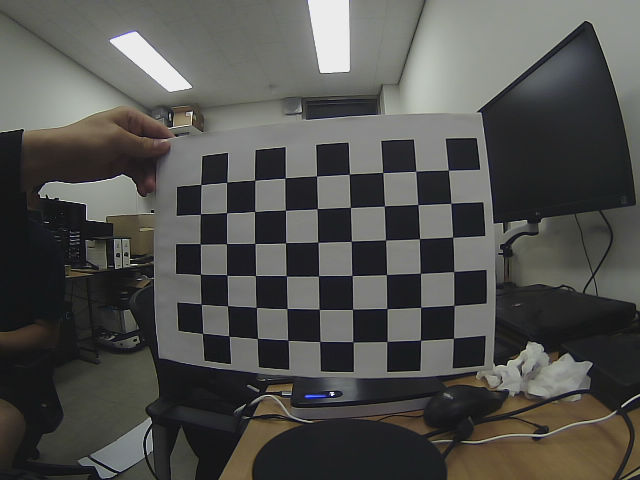
#> input picture auturbo_rookie_controller/src/Detector/utils/img/chessboard0.png, 640 x 480 px; its folder holds only this picture in this run
$ python -i LineDetector.py   (imports and definitions only)   (older library calls are emulated)
#> lines starting #> are read from the running program, lines starting #| are printed output that depends on the picture
#> further down, picture is the input picture: shape (480, 640, 3); mean B, G, R 77.8, 80.9, 80.9
### auturbo_rookie_controller/src/Detector/utils/undistort.py
import numpy as np
import cv2
import glob
import yaml
import os


def undistort_func(frame):
    filePath = __file__
    path, filename = os.path.split(filePath)
    #print("Script file path is {}, filename is {}".format(path, filename))
    yaml_path = path + "/Calibration_result.yaml"
    # load
    with open(yaml_path) as f:
        yaml_data = yaml.load(f, Loader=yaml.SafeLoader)
    #print(yaml_data)

    camera_matrix = yaml_data['Camera matrix']
    dist_str = yaml_data['Distortion coefficient']

    #print("-----------")

    mtx_list = camera_matrix.split(',')

    list_of_mtx = []

    for i in range(3):
        sub_list = []
        for j in range(3):
            #print(3*i + j)
            sub_list.append(float(mtx_list[3*i + j]))
        list_of_mtx.append(sub_list)
    mtx = np.array(list_of_mtx)

    dist_list = dist_str.split(',')

    list_of_dist = []

    for i in range(5):
        list_of_dist.append(float(dist_list[i]))
    dist = np.array([list_of_dist])

    #print(mtx)
    #print(dist)

    h, w = frame.shape[:2]
    newcameramtx, roi = cv2.getOptimalNewCameraMatrix(mtx, dist, (w, h), 0)

    dst = cv2.undistort(frame, mtx, dist, None, newcameramtx)  ## 함수를 쓴 이미지
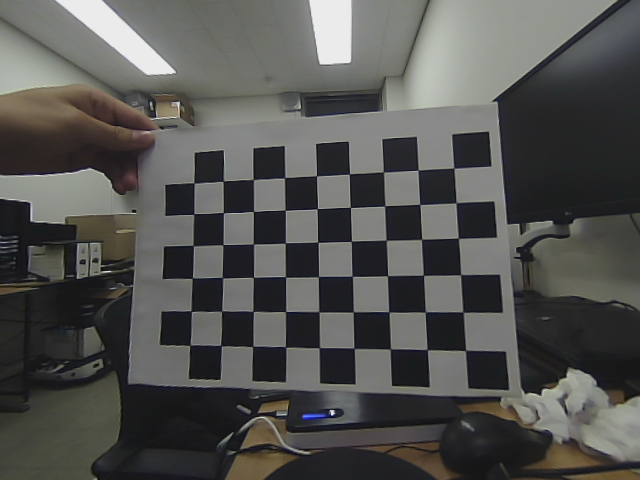
#> dst: shape (480, 640, 3); mean B, G, R 80.8, 83.2, 83

    return dst

### auturbo_rookie_controller/src/Detector/BEV.py
#! /usr/bin/env python
# -*- coding:utf-8 -*-

import cv2
import numpy as np

import rospy

from Detector.utils import undistort

def threshold_binary(img, lane_bin_th, method, thresholding_type=cv2.THRESH_BINARY, window_name="threshold", show=False):
    if method == "adaptive":
        lane = cv2.adaptiveThreshold(img, 255,cv2.ADAPTIVE_THRESH_GAUSSIAN_C, cv2.THRESH_BINARY_INV,11,9)
    elif method == "otsu":
        _, lane = cv2.threshold(img, 0, 255, thresholding_type+cv2.THRESH_OTSU)
    elif method == "basic":
        _, lane = cv2.threshold(img, lane_bin_th, 255, thresholding_type)

    if show == True:
        cv2.imshow(window_name, lane)
    return lane
class BEV(object):
    '''
    Calibrates camera images to remove distortion and transforms to bird-eye-view image
    '''
    def __init__(self, roi_height, roi_width):
        self.roi_height = roi_height  # ROI 높이 설정
        self.roi_width = roi_width  # ROI 폭 설정

        self.lane_bin_th = 120

    def __call__(self, frame):

        prev_target = 320
        frameRate = 11 #33

        frame = undistort.undistort_func(frame)
        #cv2.imshow("Undistort", frame)

        gblur_img  = cv2.GaussianBlur(frame, (3, 3), sigmaX = 0, sigmaY = 0)
        #cv2.imshow("gblur_img", gblur_img)

        gray = cv2.cvtColor(gblur_img, cv2.COLOR_BGR2GRAY)
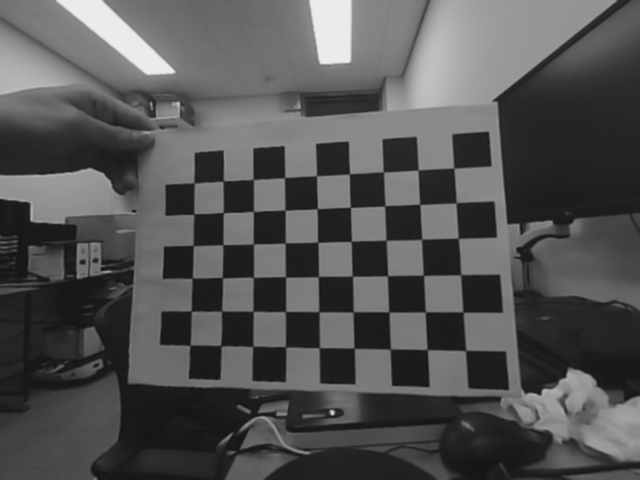
#> gray: shape (480, 640); min 17, max 235, mean 82.9
        adaptive_binary = threshold_binary(gray, self.lane_bin_th, "adaptive", window_name="adaptive_binary", show=True)
#> in threshold_binary, `lane = cv2.adaptiveThreshold(img, 255,cv2.ADAPTIVE_THRESH_GAUSSIAN_C, ..`:
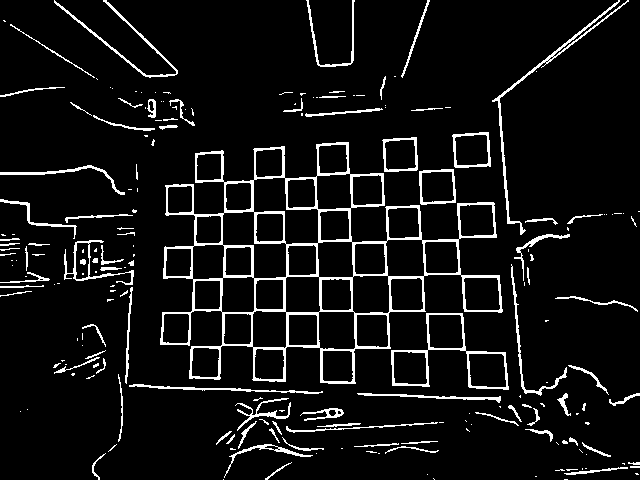
#> lane: shape (480, 640); 7.3% white in thin lines or dots
        #cv2.imshow("adaptive_binary", adaptive_binary)

        warped_img = self.warp_perspect(frame)
        return warped_img

    # =============================================
    # Bird Eye View 변환 함수
    # src에서 dst로 변환하는 변환행렬을 구하고,
    # 이를 이용해 Bird Eye View를 생성한다.
    # =============================================

    def warp_perspect(self, img):
        width_margin = 215
        src = np.float32(
            [
                [0, 0],
                [0, self.roi_height - 50],
                [self.roi_width, 0],
                [self.roi_width, self.roi_height - 50],
            ]
        )  # Perspective transform을 위한 src 좌표 설정
        dst = np.float32(
            [
                [0, 0],
                [width_margin, self.roi_height - 50],
                [self.roi_width, 0],
                [self.roi_width - width_margin, self.roi_height - 50],
            ]
        )  # Perspective transform을 위한 dst 좌표 설정

        # src = np.float32([[0, 0], [0, self.roi_height-50 ],  [self.roi_width, 0], [640, self.roi_height-50 ]]) # Perspective transform을 위한 src 좌표 설정
        # dst = np.float32([[0, 0], [272, self.roi_height-50 ], [self.roi_width, 0], [367, self.roi_height-50 ]]) # Perspective transform을 위한 dst 좌표 설정
        M = cv2.getPerspectiveTransform(src, dst)  # 변환 행렬 생성 (src -> dst)
        # Minv = cv2.getPerspectiveTransform(dst, src) # Inverse transformation

        # src, dst 시각화(디버깅 용)

        cv2.circle(img, (int(src[0][0]), int(src[0][1])), 1, (255, 0, 0), 10)
        cv2.circle(img, (int(src[1][0]), int(src[1][1])), 1, (0, 255, 0), 10)
#> img: shape (480, 640, 3); mean B, G, R 80.8, 83.3, 83
        cv2.circle(img, (int(src[2][0]), int(src[2][1])), 1, (0, 0, 255), 10)
#> img: shape (480, 640, 3); mean B, G, R 80.8, 83.3, 83
        cv2.circle(img, (int(src[3][0]), int(src[3][1])), 1, (255, 255, 0), 10)
#> img: shape (480, 640, 3); mean B, G, R 80.9, 83.3, 83

        # [4 lines of commented-out code are left out]
        roi = img[280 : (280 + self.roi_height - 50), 0 : self.roi_width]  # ROI 적용
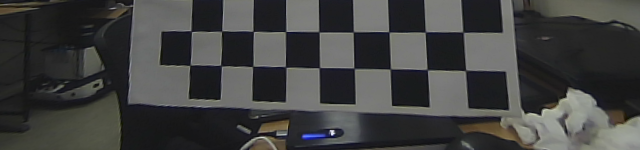
#> roi: shape (150, 640, 3); mean B, G, R 64.3, 65.2, 64.8

        cv2.imshow("roi", roi)

        warped_img = cv2.warpPerspective(
            roi, M, (self.roi_width, self.roi_height - 50), flags=cv2.INTER_LINEAR
        )  # 이미지 워핑으로 Bird Eye View 생성
#> (the rest of the program and of its run is left out)
